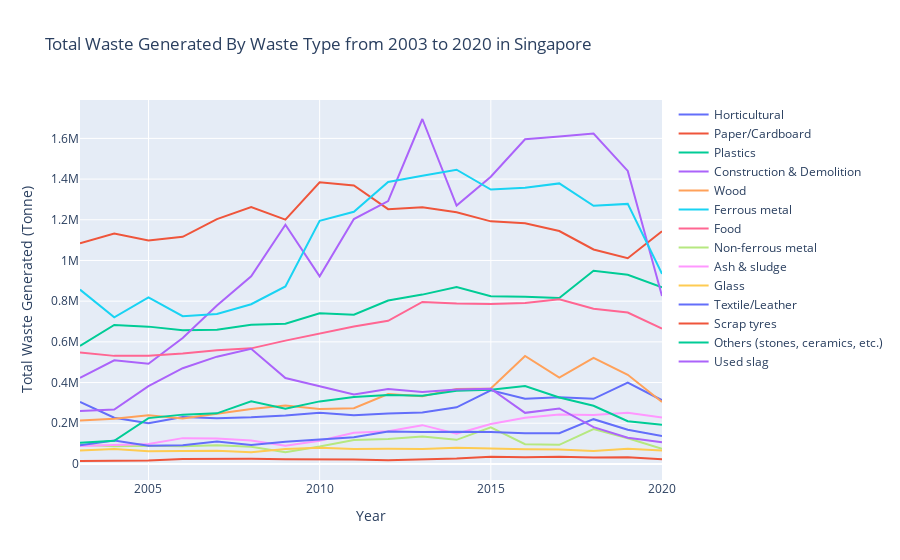

Source (notebook cell):
### Code cell
# for loop to create the traces for the seven days Official (Open)
# There are many ways to do this! Could also do this with a
# list comprehension
data = []
for wasteType in wastePerYear["Waste Type"].unique().tolist():
    trace = go.Scatter(x=wastePerYear[wastePerYear['Waste Type']==wasteType]['Year'],
                       y=wastePerYear[wastePerYear['Waste Type']==wasteType]['Total Waste Generated'],
                       mode='lines',
                       name=wasteType)
    data.append(trace)

# Define the layout
layout = go.Layout(
    title='Total Waste Generated By Waste Type from 2003 to 2020 in Singapore',
    hovermode='closest', yaxis_title="Total Waste Generated (Tonne)", xaxis_title="Year")

# Create a fig from data and layout, and plot the fig
fig = go.Figure(data=data, layout=layout)
fig.show()
pyo.plot(fig, filename='Total Waste Generated By Waste Type.html')
